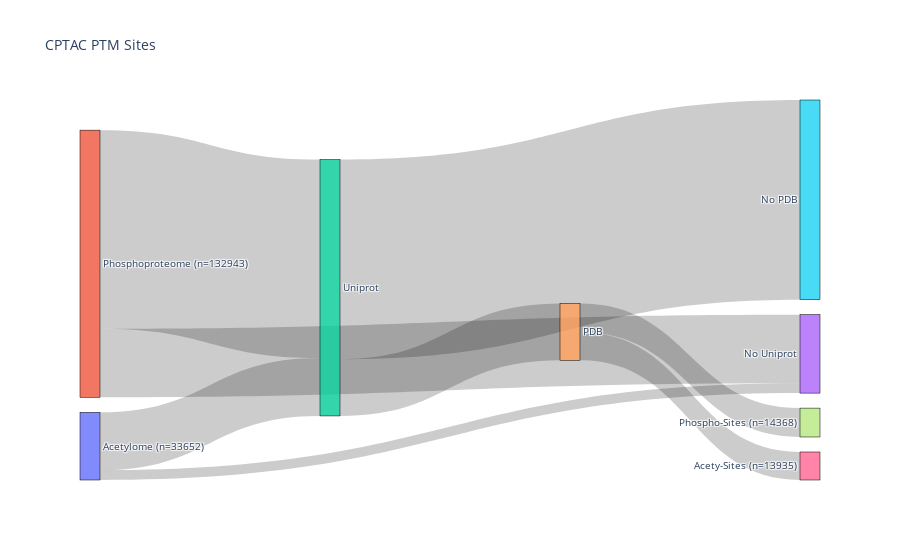

Here is the notebook cell this chart was saved with:
### Code cell
fig = go.Figure(data=[go.Sankey(
    node = dict(
      pad = 15,
      thickness = 20,
      line = dict(color = "black", width = 0.5),
      label = [
          "Acetylome (n={})".format(sites_df.groupby('feature').size()['acetylome']), 
          "Phosphoproteome (n={})".format(sites_df.groupby('feature').size()['phosphoproteome']),  
          "Uniprot", 
          "No Uniprot", 
          "PDB", 
          "No PDB",
          "Acety-Sites (n={})".format(sites_df[(sites_df['pdb_res_match']) & (sites_df['feature']=='acetylome')].shape[0]), 
          "Phospho-Sites (n={})".format(sites_df[(sites_df['pdb_res_match']) & (sites_df['feature']=='phosphoproteome')].shape[0])
      ],
    ),
    link = dict(
      source = [0,0,1,1,2,2,4,4],
      target = [2,3,2,3,4,5,6,7],
      value = [
          sites_df[(sites_df['feature']=='acetylome') & (sites_df['uniprot_match'])].shape[0], 
          sites_df[(sites_df['feature']=='acetylome') & (~sites_df['uniprot_match'])].shape[0], 
          sites_df[(sites_df['feature']=='phosphoproteome') & (sites_df['uniprot_match'])].shape[0], 
          sites_df[(sites_df['feature']=='phosphoproteome') & (~sites_df['uniprot_match'])].shape[0], 
          sites_df[(sites_df['uniprot_match']) & (sites_df['pdb_res_match'])].shape[0], 
          sites_df[(sites_df['uniprot_match']) & (~sites_df['pdb_res_match'])].shape[0], 
          sites_df[(sites_df['pdb_res_match']) & (sites_df['feature']=='acetylome')].shape[0], 
          sites_df[(sites_df['pdb_res_match']) & (sites_df['feature']=='phosphoproteome')].shape[0], 
      ]
  ))])

fig.update_layout(title_text="CPTAC PTM Sites", font_size=10)
fig.show()
fig.write_image("S2E_cptac_ptm.svg")

### Figure 1 — Plotly figure (JSON) as saved in the notebook; plotly's stock layout.template omitted (floating-point values rounded to 4 significant figures)
{"data": [{"link": {"source": [0, 0, 1, 1, 2, 2, 4, 4], "target": [2, 3, 2, 3, 4, 5, 6, 7], "value": [28808, 4844, 98751, 34192, 28231, 99328, 13935, 14368]}, "node": {"label": ["Acetylome (n=33652)", "Phosphoproteome (n=132943)", "Uniprot", "No Uniprot", "PDB", "No PDB", "Acety-Sites (n=13935)", "Phospho-Sites (n=14368)"], "line": {"color": "black", "width": 0.5}, "pad": 15, "thickness": 20}, "type": "sankey"}], "layout": {"font": {"size": 10}, "title": {"text": "CPTAC PTM Sites"}}}
